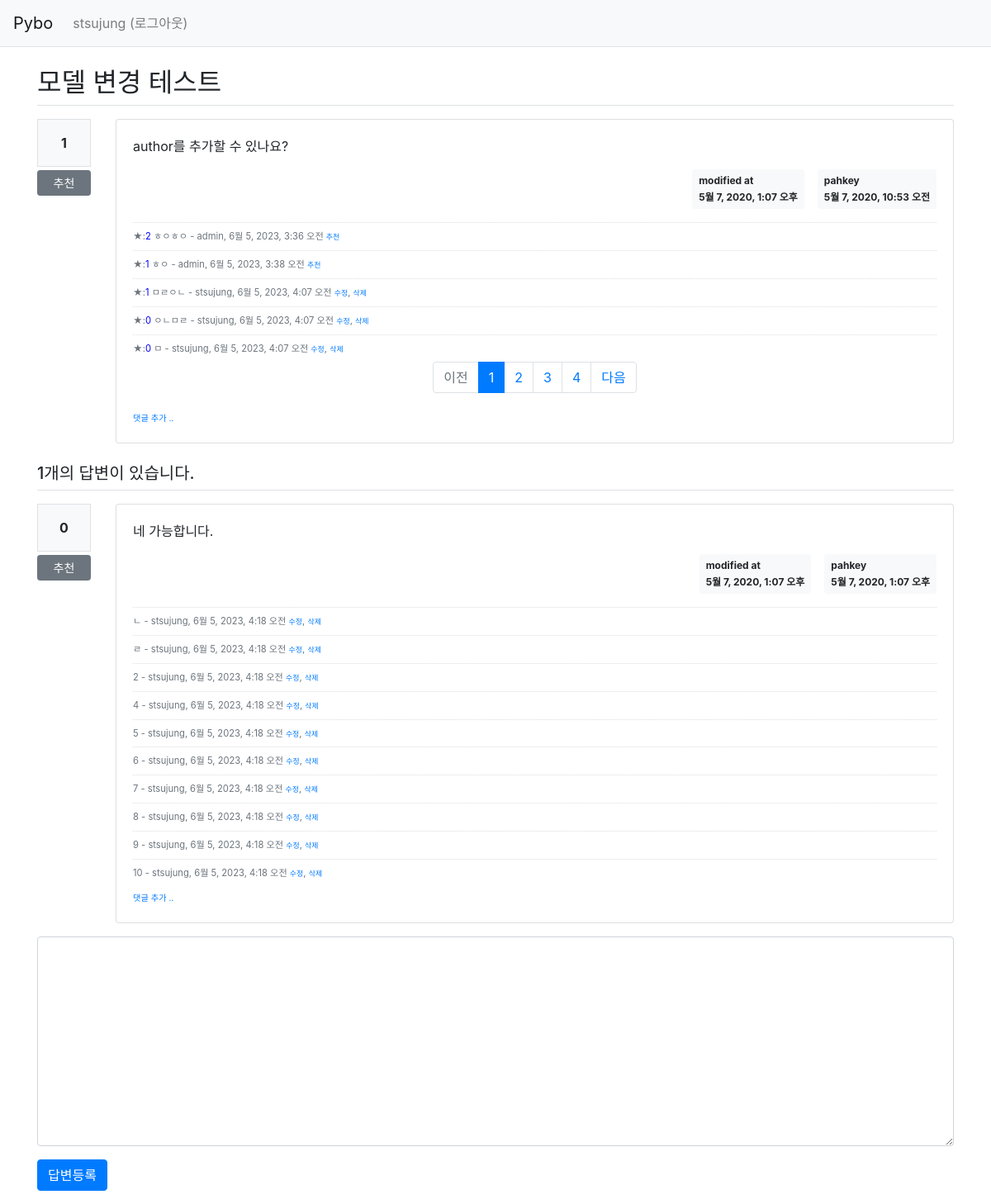
The page /pybo/14/ (signed in) on the database its author committed.
### pybo/models.py (models this page shows, shortened)
class Question(models.Model):
    author = models.ForeignKey(User, on_delete=models.CASCADE, related_name='author_question')
    subject = models.CharField(max_length=200)
    content = models.TextField()
    create_date = models.DateTimeField()
    modify_date = models.DateTimeField(null=True, blank=True)
    modify_count = models.IntegerField(default=0)  # 수정 횟수 필드
    voter = models.ManyToManyField(User, related_name='voter_question')

class Comment(models.Model):
    author = models.ForeignKey(User, on_delete=models.CASCADE, related_name='author_comment')
    content = models.TextField()
    create_date = models.DateTimeField()
    modify_date = models.DateTimeField(null=True, blank=True)
    modify_count = models.IntegerField(default=0)  # 수정 횟수 필드
    question = models.ForeignKey(Question, null=True, blank=True, on_delete=models.CASCADE)
    answer = models.ForeignKey(Answer, null=True, blank=True, on_delete=models.CASCADE)
    voter = models.ManyToManyField(User, related_name='voter_comment')

class Answer(models.Model):
    author = models.ForeignKey(User, on_delete=models.CASCADE, related_name='author_answer')
    question = models.ForeignKey(Question, on_delete=models.CASCADE)
    content = models.TextField()
    create_date = models.DateTimeField()
    modify_date = models.DateTimeField(null=True, blank=True)
    modify_count = models.IntegerField(default=0)  # 수정 횟수 필드
    voter = models.ManyToManyField(User, related_name='voter_answer')

### pybo/views/comment_question_view.py (the view)
# urls.py: path('<int:question_id>/', comment_question_view.question_detail, name='detail'),
@login_required(login_url='common:login')
def question_detail(request, question_id):
    question = get_object_or_404(Question, pk=question_id)
    page = request.GET.get('page', '1')  # 페이지
    comments = Comment.objects.filter(question=question).order_by('create_date')
    paginator = Paginator(comments, 5)  # 페이지당 5개씩 보여주기
    page_obj = paginator.get_page(page)
    context = {'question': question, 'comments_page': page_obj}
    return render(request, 'pybo/question_detail.html', context)

### pybo/templatetags/pybo_filter.py (called while the page is built)
@register.filter()
def mark(value):
    extensions = ["nl2br", "fenced_code"]
    return mark_safe(markdown.markdown(value, extensions=extensions))

### templates/pybo/question_detail.html (shortened to what this page needs)
{% extends 'base.html' %}
{% load pybo_filter %}
{% block content %}
<div class="container my-3">
    <h2 class="border-bottom py-2">{{ question.subject }}</h2>
    <div class="row my-3">
        <div class="col-1">
            <div class="bg-light text-center p-3 border font-weight-bolder mb-1">{{question.voter.count}}</div>
            <a href="#" data-uri="{% url 'pybo:vote_question' question.id  %}"
               class="recommend btn btn-sm btn-secondary btn-block my-1">추천</a>
        </div>
        <div class="col-11">
            <div class="card">
                <div class="card-body">
                    <div class="card-text">{{ question.content|mark }}</div>
                    <div class="d-flex justify-content-end">
                        {% if question.modify_date %}
                        <div class="badge badge-light p-2 text-left mx-3">
                            <div class="mb-2">modified at</div>
                            <div>{{ question.modify_date }}</div>
                        </div>
                        {% endif %}
                        <div class="badge badge-light p-2 text-left">
                            <div class="mb-2">{{ question.author.username }}</div>
                            <div>{{ question.create_date }}</div>
                        </div>
                    </div>
                    {% if question.comment_set.count > 0 %}
                    <div class="mt-3">
                        {% for comment in comments_page %}
                        <div class="comment py-2 text-muted">
                            <span style="white-space: pre-line;">★:<span
                                    style="color: blue;">{{comment.voter.count}}</span> {{ comment.content }}</span>
                            <span>
                                - {{ comment.author }}, {{ comment.create_date }}
                            </span>
                            {% if request.user != comment.author %}
                            <a href="#" data-uri="{% url 'pybo:vote_comment' comment.id %}"
                               class="small recommend">추천</a>
                            {% endif %}
                            {% if request.user == comment.author %}
                            <a href="{% url 'pybo:comment_modify_question' comment.id  %}" class="small">수정</a>,
                            <a href="#" class="small delete"
                               data-uri="{% url 'pybo:comment_delete_question' comment.id  %}">삭제</a>
                            {% endif %}
                        </div>
                        {% endfor %}
                    </div>
                    {% endif %}
    <ul class="pagination justify-content-center">
        {% if comments_page.has_previous %}
        <li class="page-item">
            <a class="page-link" href="?page={{ comments_page.previous_page_number }}">이전</a>
        </li>
        {% else %}
        <li class="page-item disabled">
            <a class="page-link" tabindex="-1" aria-disabled="true" href="#">이전</a>
        </li>
        {% endif %}
        {% for page_number in comments_page.paginator.page_range %}
        {% if page_number >= comments_page.number|add:-5 and page_number <= comments_page.number|add:5 %}
        {% if page_number == comments_page.number %}
        <li class="page-item active" aria-current="page">
            <a class="page-link" href="?page={{ page_number }}">{{ page_number }}</a>
        </li>
        {% else %}
        <li class="page-item">
            <a class="page-link" href="?page={{ page_number }}">{{ page_number }}</a>
        </li>
        {% endif %}
        {% endif %}
        {% endfor %}
        {% if comments_page.has_next %}
        <li class="page-item">
            <a class="page-link" href="?page={{ comments_page.next_page_number }}">다음</a>
        </li>
        {% else %}
        <li class="page-item disabled">
            <a class="page-link" tabindex="-1" aria-disabled="true" href="#">다음</a>
        </li>
        {% endif %}
    </ul>
                    <div>
                        <a href="{% url 'pybo:comment_create_question' question.id  %}"
                           class="small"><small>댓글 추가 ..</small></a>
                    </div>
                </div>
            </div>
        </div>
    </div>
    <h5 class="border-bottom my-3 py-2">{{question.answer_set.count}}개의 답변이 있습니다.</h5>
    {% for answer in question.answer_set.all %}
    <div class="row my-3">
        <div class="col-1">
            <div class="bg-light text-center p-3 border font-weight-bolder mb-1">{{answer.voter.count}}</div>
            <a href="#" data-uri="{% url 'pybo:vote_answer' answer.id  %}"
               class="recommend btn btn-sm btn-secondary btn-block my-1">추천</a>
        </div>
        <div class="col-11">
            <div class="card">
                <div class="card-body">
                    <div class="card-text">{{ answer.content|mark }}</div>
                    <div class="d-flex justify-content-end">
                        {% if answer.modify_date %}
                        <div class="badge badge-light p-2 text-left mx-3">
                            <div class="mb-2">modified at</div>
                            <div>{{ answer.modify_date }}</div>
                        </div>
                        {% endif %}
                        <div class="badge badge-light p-2 text-left">
                            <div class="mb-2">{{ answer.author.username }}</div>
                            <div>{{ answer.create_date }}</div>
                        </div>
                    </div>
                    {% if answer.comment_set.count > 0 %}
                    <div class="mt-3">
                        {% for comment in answer.comment_set.all %}
                        <div class="comment py-2 text-muted">
                            <span style="white-space: pre-line;">{{ comment.content }}</span>
                            <span>
                                - {{ comment.author }}, {{ comment.create_date }}
                            </span>
                            {% if request.user == comment.author %}
                            <a href="{% url 'pybo:comment_modify_answer' comment.id  %}" class="small">수정</a>,
                            <a href="#" class="small delete"
                               data-uri="{% url 'pybo:comment_delete_answer' comment.id  %}">삭제</a>
                            {% endif %}
                        </div>
                        {% endfor %}
                    </div>
                    {% endif %}
                    <div>
                        <a href="{% url 'pybo:comment_create_answer' answer.id  %}"
                           class="small"><small>댓글 추가 ..</small></a>
                    </div>
                </div>
            </div>
        </div>
    </div>
    {% endfor %}
    <form action="{% url 'pybo:answer_create' question.id %}" method="post" class="my-3">
        <div class="form-group">
            <textarea {% if not user.is_authenticated %}disabled{% endif %}
                      name="content" id="content" class="form-control" rows="10"></textarea>
        </div>
        <input type="submit" value="답변등록" class="btn btn-primary">
    </form>
</div>
{% endblock %}

### templates/navbar.html (shortened to what this page needs)
<nav class="navbar navbar-expand-lg navbar-light bg-light border-bottom">
    <a class="navbar-brand" href="{% url 'pybo:index' %}">Pybo</a>
    <div class="collapse navbar-collapse flex-grow-0" id="navbarNav">
        <ul class="navbar-nav">
            <li class="nav-item ">
                {% if user.is_authenticated %}
                <a class="nav-link" href="{% url 'common:logout' %}">{{ user.username }} (로그아웃)</a>
                {% else %}
                <a class="nav-link" href="{% url 'common:login' %}">로그인</a>
                {% endif %}
            </li>
        </ul>
    </div>
</nav>

### static/style.css (style rules this page uses)
.comment { border-top:dotted 1px #ddd; font-size:0.7em; }

### rows shown on the page
Question: subject "모델 변경 테스트", voter.count "1", content|mark "author를 추가할 수 있나요?", modify_date "5월 7, 2020, 1:07 오후", author.username "pahkey", create_date "5월 7, 2020, 10:53 오전", answer_set.count "1"
Comment: voter.count "2", content "ㅎㅇㅎㅇ", author "admin", create_date "6월 5, 2023, 3:36 오전", shows "추천"
Comment: voter.count "1", content "ㅎㅇ", author "admin", create_date "6월 5, 2023, 3:38 오전", shows "추천"
Comment: voter.count "1", content "ㅁㄹㅇㄴ", author "stsujung", create_date "6월 5, 2023, 4:07 오전", shows "수정"
Comment: voter.count "0", content "ㅇㄴㅁㄹ", author "stsujung", create_date "6월 5, 2023, 4:07 오전", shows "수정"
Comment: voter.count "0", content "ㅁ", author "stsujung", create_date "6월 5, 2023, 4:07 오전", shows "수정"
Answer: voter.count "0", content|mark "네 가능합니다.", modify_date "5월 7, 2020, 1:07 오후", author.username "pahkey", create_date "5월 7, 2020, 1:07 오후"
Comment: content "ㄴ", author "stsujung", create_date "6월 5, 2023, 4:18 오전", shows "수정"
Comment: content "ㄹ", author "stsujung", create_date "6월 5, 2023, 4:18 오전", shows "수정"
Comment: content "2", author "stsujung", create_date "6월 5, 2023, 4:18 오전", shows "수정"
Comment: content "4", author "stsujung", create_date "6월 5, 2023, 4:18 오전", shows "수정"
Comment: content "5", author "stsujung", create_date "6월 5, 2023, 4:18 오전", shows "수정"
Comment: content "6", author "stsujung", create_date "6월 5, 2023, 4:18 오전", shows "수정"
Comment: content "7", author "stsujung", create_date "6월 5, 2023, 4:18 오전", shows "수정"
Comment: content "8", author "stsujung", create_date "6월 5, 2023, 4:18 오전", shows "수정"
Comment: content "9", author "stsujung", create_date "6월 5, 2023, 4:18 오전", shows "수정"
Comment: content "10", author "stsujung", create_date "6월 5, 2023, 4:18 오전", shows "수정"

### other values the page prints
{{ user.username }} "stsujung"
{{ page_number }} "1"
{{ page_number }} "2" "3" "4"
